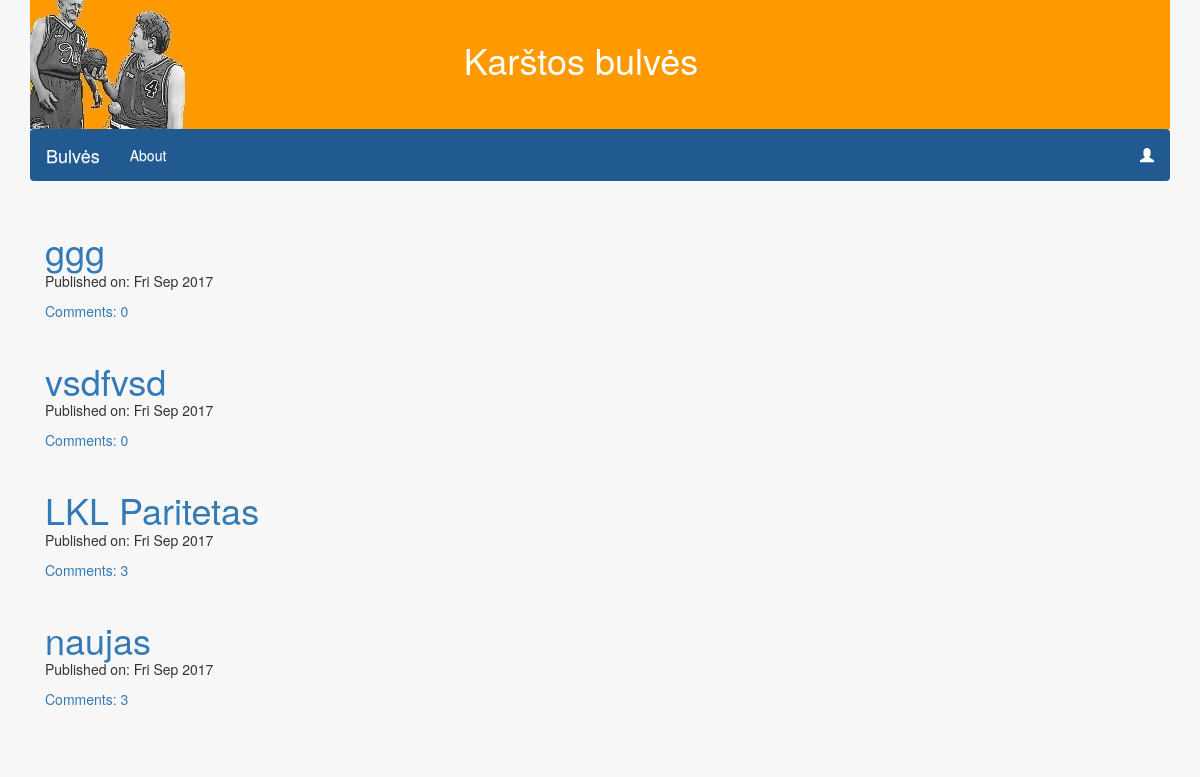
The page / on the database its author committed.
### blog/models.py (models this page shows, shortened)
class Post(models.Model):
    author = models.ForeignKey('auth.User')
    title = models.CharField(max_length=200)
    text = models.TextField()
    created_date = models.DateTimeField(default=timezone.now)
    published_date = models.DateTimeField(blank=True, null=True)

### blog/views.py (the view)
# urls.py: url(r'^$',views.PostListView.as_view(),name='post_list'),
class PostListView(ListView):
    model = Post
    def get_queryset(self):
        return Post.objects.filter(published_date__lte=timezone.now()).order_by('-published_date')

### blog/templates/blog/post_list.html
{% extends 'blog/base.html' %}
{% block content %}
<div class="centerstage">
    {% for post in post_list %}
        <div class="post">
            <h1><a href="{% url 'post_detail' pk=post.pk %}">{{ post.title }}</a></h1>
            <div class="date">
                <p>Published on: {{ post.published_date|date:"D M Y"}}</p>
            </div>
            <a href="{% url 'post_detail' pk=post.pk %}">Comments: {{ post.comments.count }}</a>
        </div>
        <br><br>
    {% endfor %}
</div>
{% endblock %}

### blog/templates/blog/base.html (shortened to what this page needs)
<!DOCTYPE html>
{% load staticfiles %}
<html>
  <head>
    <link rel="stylesheet" href="https://maxcdn.bootstrapcdn.com/bootstrap/3.3.7/css/bootstrap.min.css">
    <link rel="stylesheet" href="https://maxcdn.bootstrapcdn.com/bootstrap/3.3.7/css/bootstrap-theme.min.css">
    <link rel="stylesheet" href="{% static 'css/base.css' %}">
    <link rel="stylesheet" href="//cdn.jsdelivr.net/medium-editor/latest/css/medium-editor.min.css" type="text/css" media="screen" charset="utf-8">
  </head>
  <body>
  <div class="container">
    <nav id="juosta1">
      <img id="kazlas" src="{% static 'kazlas.jpg' %}" alt="">
      <h1 id="bulves">Karštos bulvės</h1>
    </nav>
    <nav class="navbar navbar-custom" id="juosta2">
      <div class="navbar-header">
        <a class="navbar-brand" href="{% url 'post_list' %}">Bulvės</a>
      </div>
      <ul class="nav navbar-nav">
        <li><a href="{% url 'about'%}">About</a></li>
      </ul>
      <ul class="nav navbar-nav navbar-right">
        {% if user.is_authenticated %}
        <li>
          <a href="{% url 'post_new' %}" >New Post</a>
        </li>
        <li>
          <a href="{% url 'post_draft_list' %}">Drafts</a>
        </li>
        <li>
          <a href="{% url 'logout' %}" >Log out</a>
        </li>
        <li>
          <a >Welcome: {{ user.username }}</a>
        </li>
          {% else %}
          <li><a class='nav navbar-right' href="{% url 'login' %}" ><span class="glyphicon glyphicon-user"></span></a></li>
        {% endif %}
      </ul>
    </nav>
    <div class="pagrindinis">
      <div class="content container">
          <div class="row">
              <div class="col-md-8">
                <div class="blog_posts">
                  {% block content %}
                  {% endblock %}
                </div>
              </div>
          </div>
      </div>
    </div>
  </div>
  </body>
</html>

### static/css/base.css (style rules this page uses)
#juosta1 { background: #ff9900; }
#juosta2 { margin-bottom: 50px; }
#kazlas { float: left; }
#bulves { color: white; height: 129px; text-align: center; padding-right: 200px; padding-top: 40px; }
body { background: #f7f7f7; }
.navbar-custom { margin: 0px; background-color: #205a90; }
h1 { margin: 0px; }
.navbar-custom a { color: white; }
.navbar-right { margin: auto; }

### rows shown on the page
Post: title "ggg", published_date "Fri Sep 2017", comments.count "0"
Post: title "vsdfvsd", published_date "Fri Sep 2017", comments.count "0"
Post: title "LKL Paritetas", published_date "Fri Sep 2017", comments.count "3"
Post: title "naujas", published_date "Fri Sep 2017", comments.count "3"
